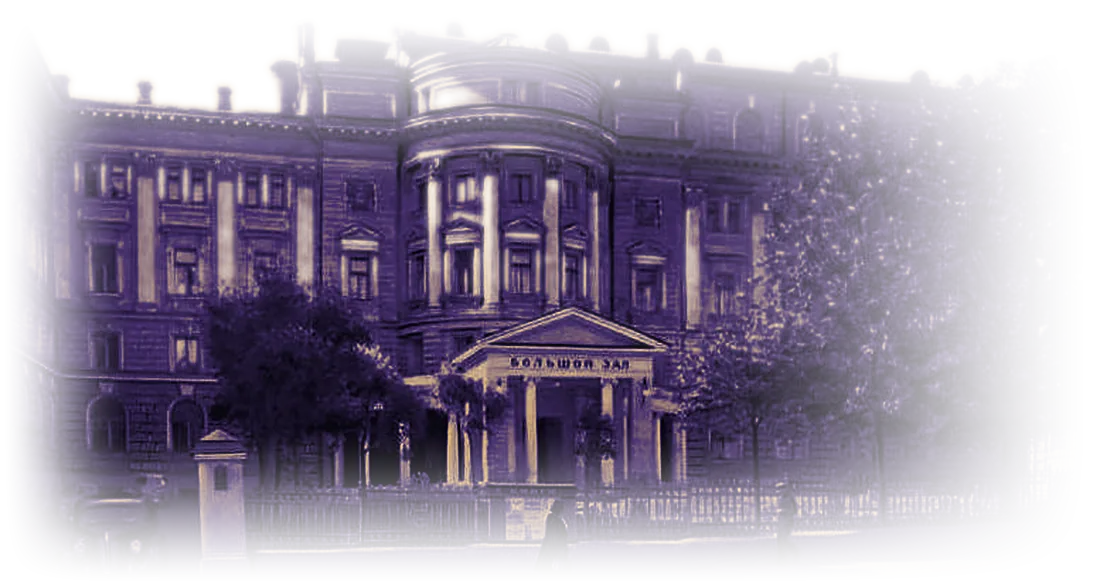
#> input picture assets/conservatory-1940s.webp, 1100 x 588 px
$ python moscow_scene.py
#> lines starting #> are read from the running program, lines starting #| are printed output that depends on the picture
"""Фон шапки досье «Московская тромбоновая школа» (по макету владельца, 12.11.2026):
кремовая бумага, едва заметные плиты площади внизу, Большой зал консерватории — крупно в правом нижнем углу.
Только Pillow; запускать вручную:  python3 tools/scenes/moscow_scene.py  → assets/scene-moscow.webp (+ -960)."""
from pathlib import Path
from PIL import Image, ImageDraw, ImageChops, ImageFilter
A = Path(__file__).resolve().parents[2] / 'assets'
W, H, HZ = 1920, 1150, 900
TOP, BOT = (232, 219, 191), (224, 208, 176)  # = --paper и чуть темнее (гамма 13.11.2026)

def lerp(a, b, t): return tuple(round(x + (y - x) * t) for x, y in zip(a, b))
img = Image.new('RGBA', (W, H)); d = ImageDraw.Draw(img)
#> after `img = Image.new('RGBA', (W, H))`: img: PIL image 1920x1150 RGBA; every value is 0
for y in range(H): d.line([(0, y), (W, y)], fill=lerp(TOP, BOT, y / H))

# плиты площади: лучи к точке схода за зданием и поперечные швы, проявляются к зрителю
VX = 1300
floor = Image.new('RGBA', (W, H), (0, 0, 0, 0)); fd = ImageDraw.Draw(floor)
for i in range(-14, 10):
    fd.line([(VX, HZ), (VX + i * 330, H + 700)], fill=(168, 132, 58, 60), width=2)
y, step = HZ + 12, 8
while y < H:
    fd.line([(0, y), (W, y)], fill=(168, 132, 58, 50), width=2); step *= 1.45; y += step
#> after the loop, step = 107.8; y = 1233.6
m = Image.new('L', (W, H), 0); m.paste(Image.linear_gradient('L').resize((W, H - HZ)), (0, HZ))
#> after `m = Image.new('L', (W, H), 0)`: m: PIL image 1920x1150 L; every value is 0
#> after `m.paste(Image.linear_gradient('L').resize((W, H - HZ)), (0, HZ))`:
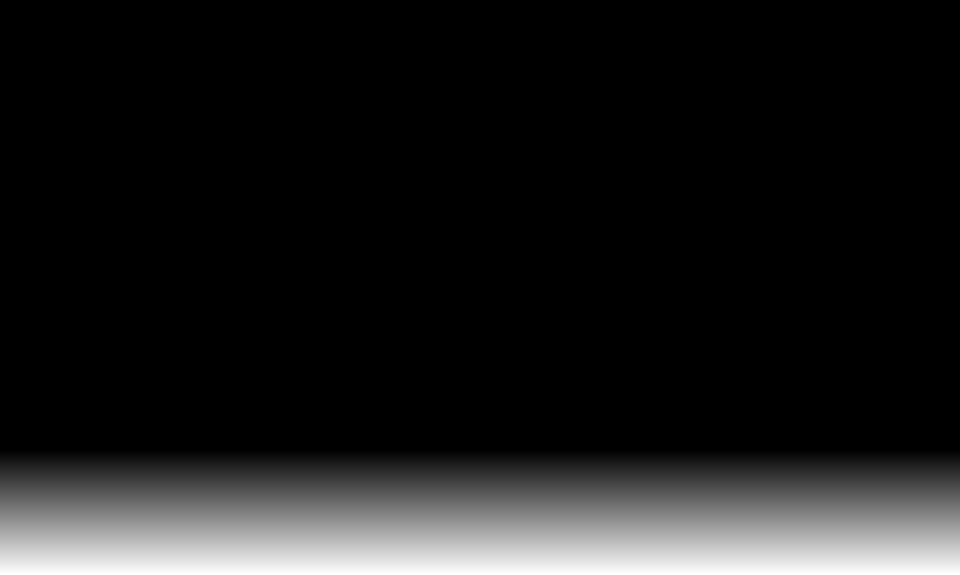
#> m: PIL image 1920x1150 L (shown at 1/2 size); min 0, max 255, mean 27.7
floor.putalpha(ImageChops.multiply(floor.getchannel('A'), m))
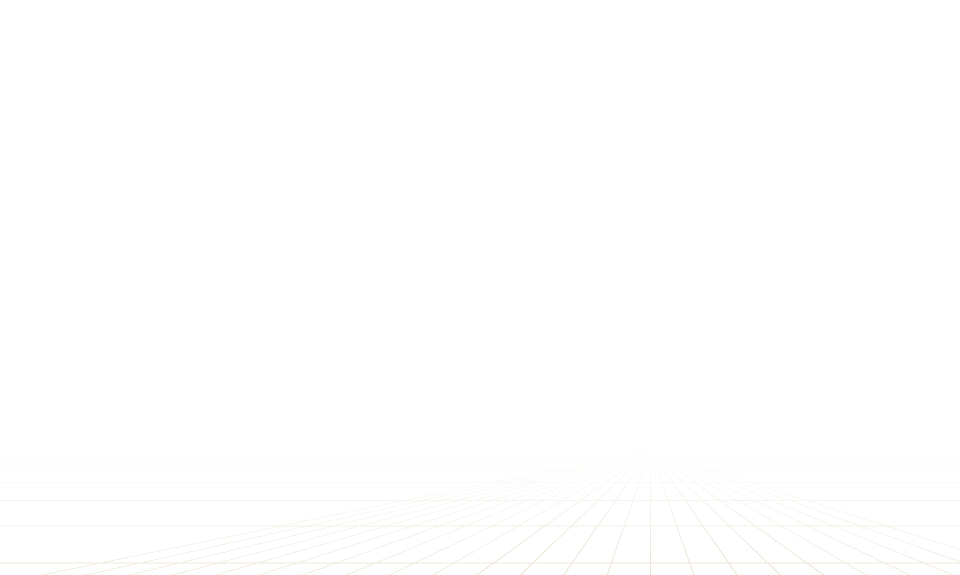
#> floor: PIL image 1920x1150 RGBA (shown at 1/2 size); mean R, G, B, A 3.5, 2.8, 1.2, 0.5; transparent parts drawn white
img = Image.alpha_composite(img, floor)
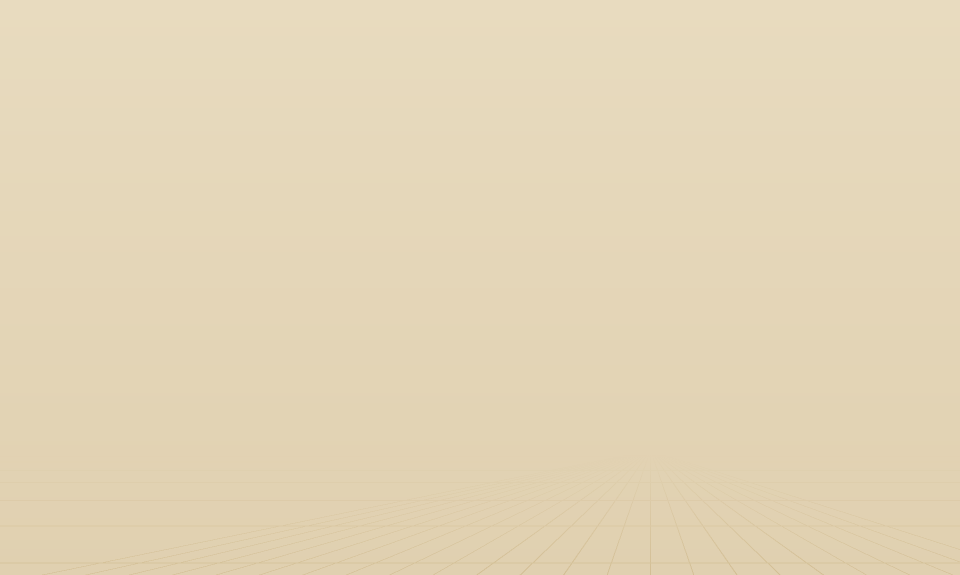
#> img: PIL image 1920x1150 RGBA (shown at 1/2 size); mean R, G, B, A 227.9, 213.4, 183.3, 255

b = Image.open(A / 'conservatory-1940s.webp').convert('RGBA')
#> b is the input picture: PIL image 1100x588 RGBA; mean R, G, B, A 67.6, 50.1, 79.7, 123.2
w = 1150; h = round(b.height * w / b.width)
#> after `h = round(b.height * w / b.width)`: h = 615
b = b.resize((w, h), Image.LANCZOS).filter(ImageFilter.UnsharpMask(radius=1.6, percent=70, threshold=2))
#> b: PIL image 1150x615 RGBA
layer = Image.new('RGBA', (W, H), (0, 0, 0, 0)); layer.paste(b, (W - w + 60, H - h + 40), b)
#> after `layer.paste(b, (W - w + 60, H - h + 40), b)`:
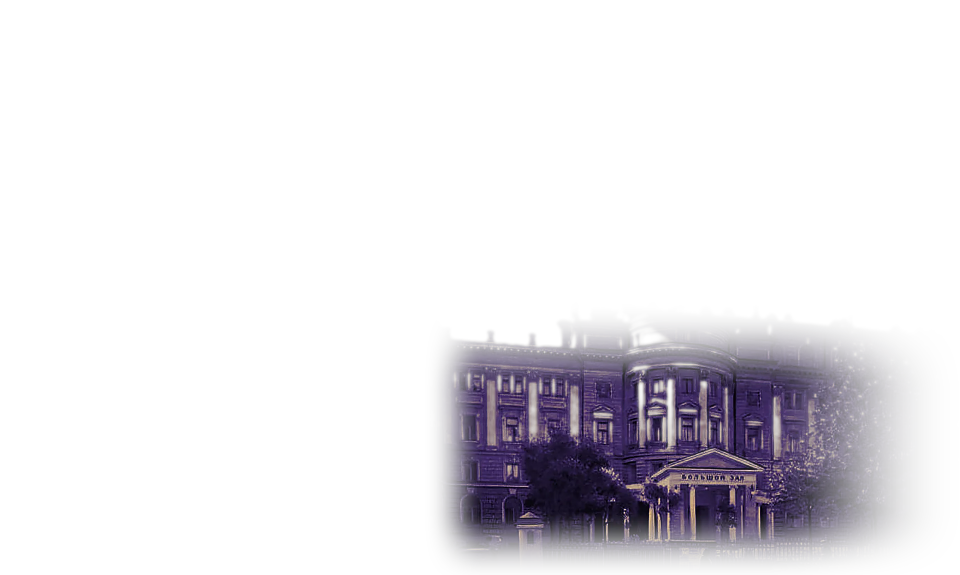
#> layer: PIL image 1920x1150 RGBA (shown at 1/2 size); mean R, G, B, A 9.2, 6.6, 12.3, 31.2; transparent parts drawn white
img = Image.alpha_composite(img, layer).convert('RGB')
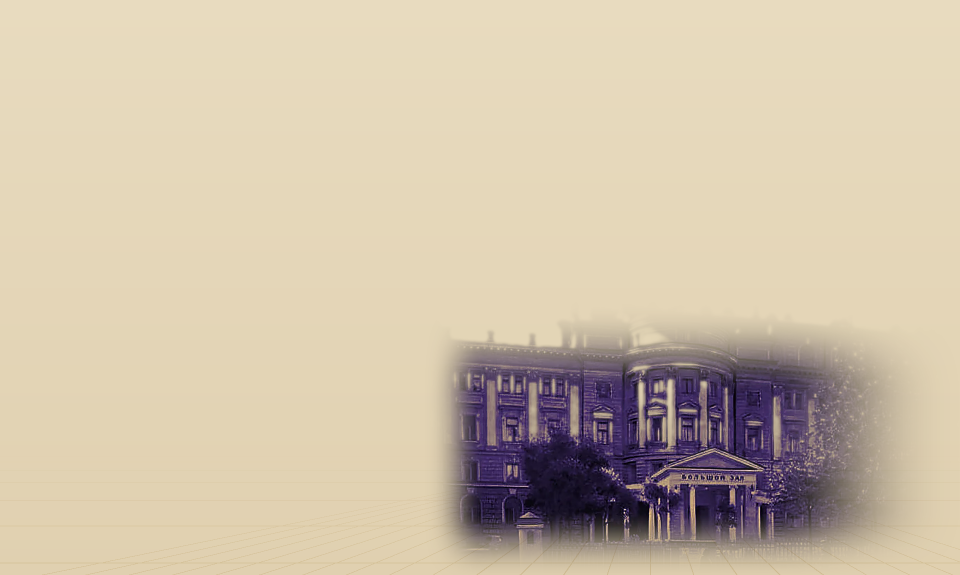
#> img: PIL image 1920x1150 RGB (shown at 1/2 size); mean R, G, B 206.7, 192.3, 170
img.save(A / 'scene-moscow.webp', 'WEBP', quality=84, method=6)
img.crop((640, 380, 1920, 1150)).resize((960, 578), Image.LANCZOS).save(A / 'scene-moscow-960.webp', 'WEBP', quality=82, method=6)
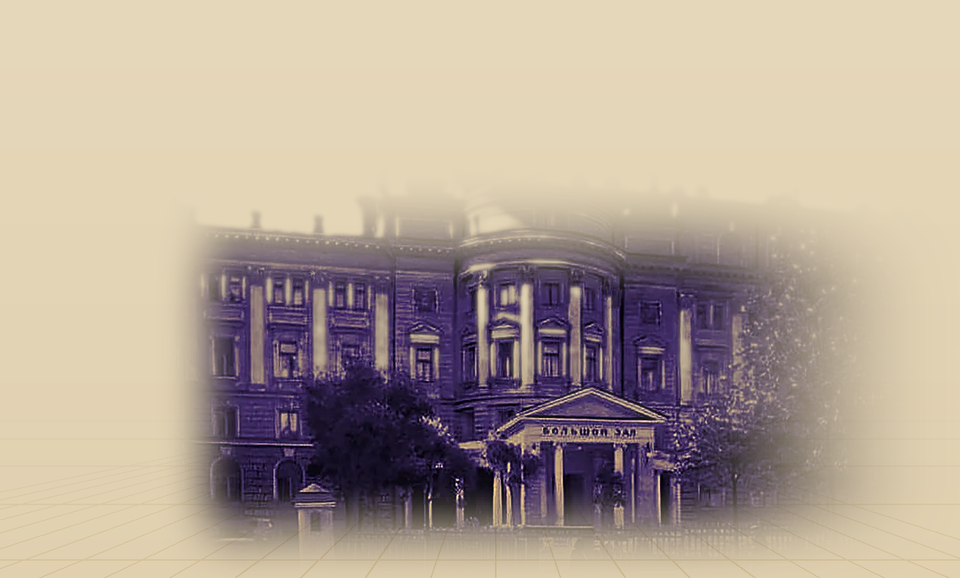
#> saved as scene-moscow-960.webp: PIL image 960x578 RGB; mean R, G, B 179, 164.2, 150.9
print('ok')

$ run again, with assets/blazhevich-1903-560.webp copied over assets/conservatory-1940s.webp
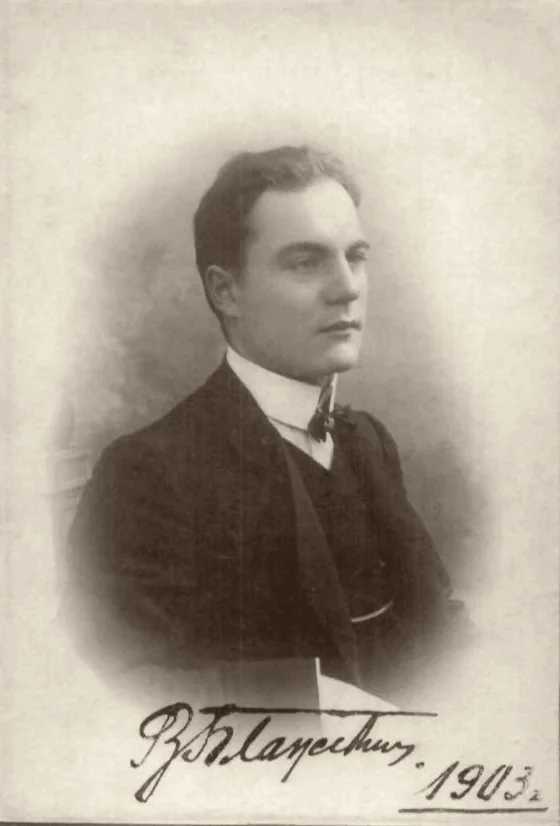
#> input picture assets/blazhevich-1903-560.webp, 560 x 826 px
#> after the loop `while y < H:`: step = 107.8; y = 1233.6
#> m: PIL image 1920x1150 L; every value is 0
#> `img = Image.alpha_composite(img, layer).convert('RGB')`:
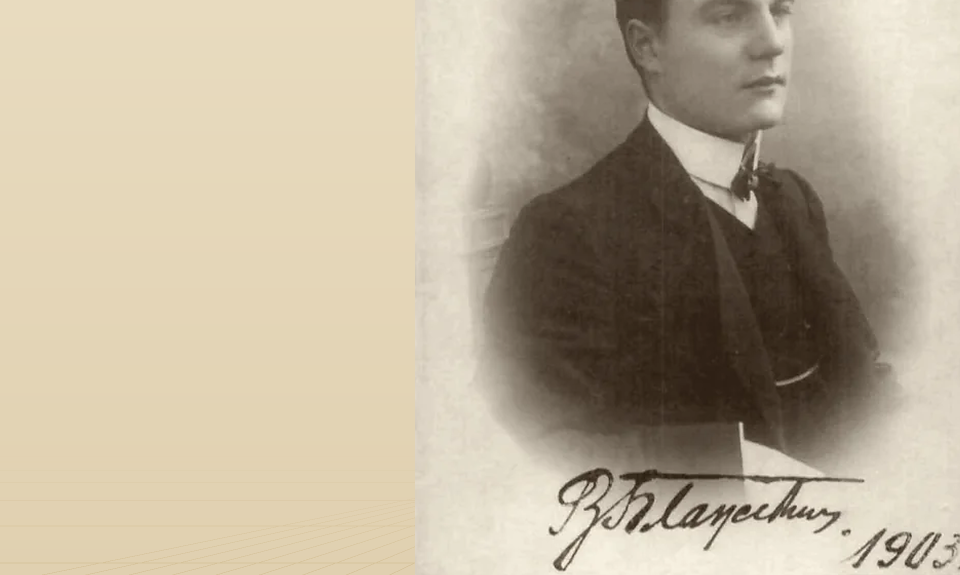
#> img: PIL image 1920x1150 RGB (shown at 1/2 size); mean R, G, B 187.5, 175.5, 153.9
#> `img.crop((640, 380, 1920, 1150)).resize((960, 578), Image.LANCZOS).sav..`:
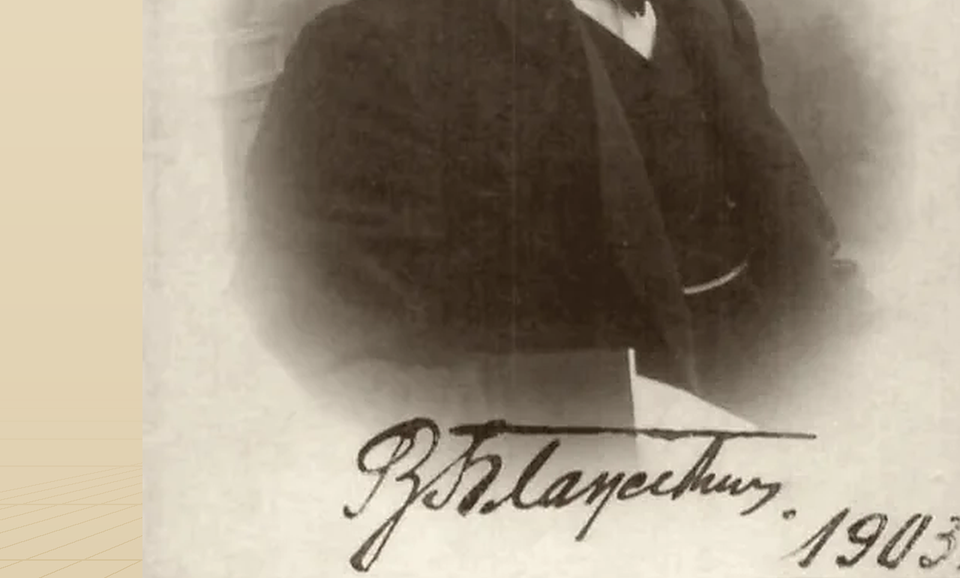
#> saved as scene-moscow-960.webp: PIL image 960x578 RGB; mean R, G, B 158.8, 147.7, 130.4

$ run again, with assets/blazhevich-portrait-683.webp copied over assets/conservatory-1940s.webp
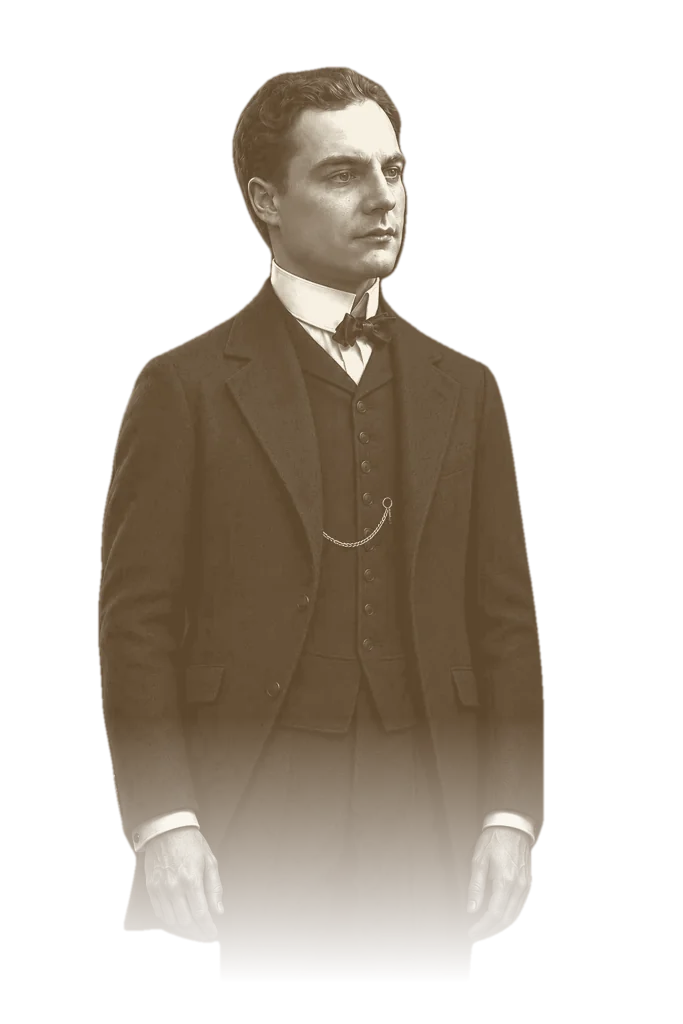
#> input picture assets/blazhevich-portrait-683.webp, 683 x 1024 px
#> after the loop `while y < H:`: step = 107.8; y = 1233.6
#> m: PIL image 1920x1150 L; every value is 0
#> b is the input picture: PIL image 683x1024 RGBA; mean R, G, B, A 48.1, 39.6, 29.3, 90.8
#> b: PIL image 1150x1724 RGBA
#> `layer.paste(b, (W - w + 60, H - h + 40), b)`:
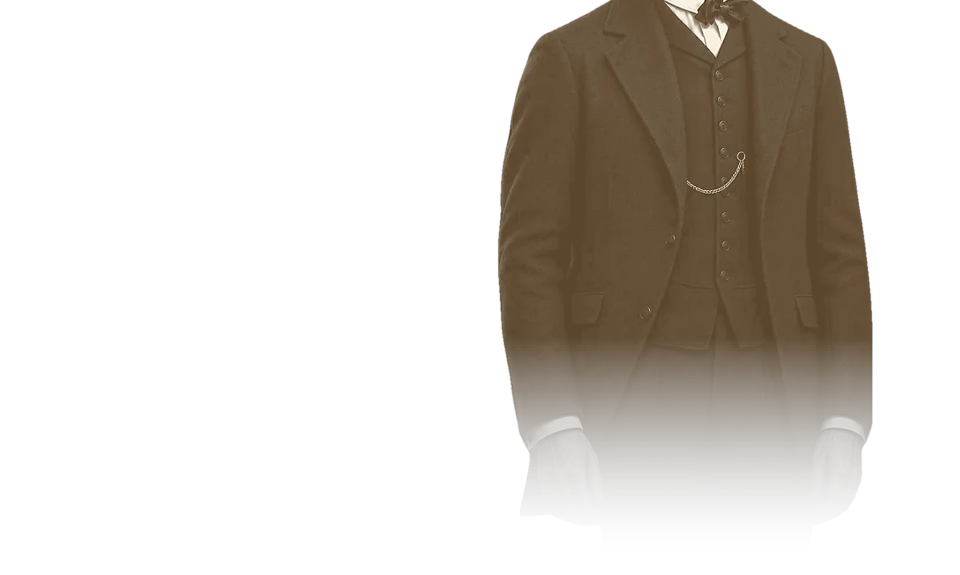
#> layer: PIL image 1920x1150 RGBA (shown at 1/2 size); mean R, G, B, A 28.2, 22.6, 16, 63.9; transparent parts drawn white
#> `img.crop((640, 380, 1920, 1150)).resize((960, 578), Image.LANCZOS).sav..`:
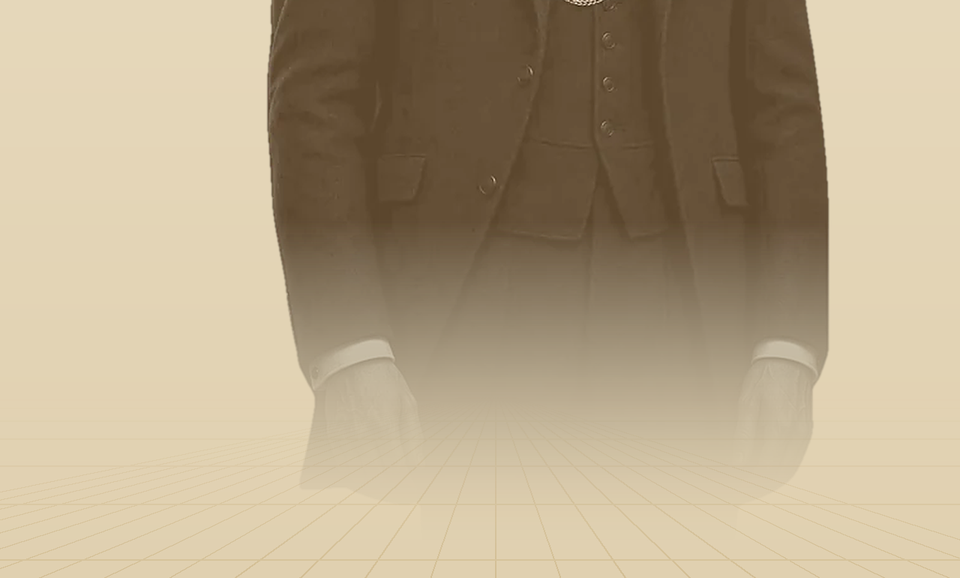
#> saved as scene-moscow-960.webp: PIL image 960x578 RGB; mean R, G, B 182.2, 165.6, 137.3
